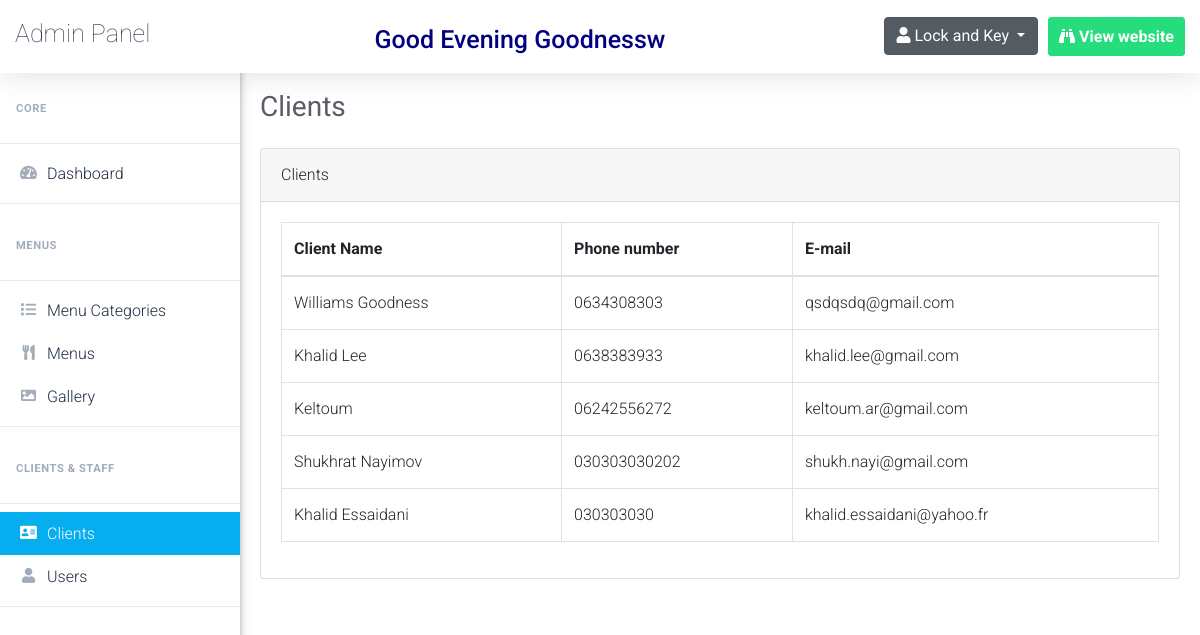
The app's page /admin/clients.php (signed in) with its own data.
### tables this page shows
CREATE TABLE `users` (
  `user_id` int(2) NOT NULL,
  `username` varchar(20) NOT NULL,
  `email` varchar(30) NOT NULL,
  `full_name` varchar(50) NOT NULL,
  `password` varchar(100) NOT NULL
);

CREATE TABLE `clients` (
  `client_id` int(5) NOT NULL,
  `client_name` varchar(50) NOT NULL,
  `client_phone` varchar(20) NOT NULL,
  `client_email` varchar(50) NOT NULL
);

### admin/clients.php (the view, shortened to what this page needs)
<?php
	$pageTitle = 'Clients';
	if(isset($_SESSION['username_restaurant_qRewacvAqzA']) && isset($_SESSION['password_restaurant_qRewacvAqzA']))
	{
		include 'connect.php';
		include 'Includes/templates/header.php';
		include 'Includes/templates/navbar.php';
        ?>
        <?php
            $do = 'Manage';
            if($do == "Manage")
            {
                $stmt = $con->prepare("SELECT * FROM clients");
                $stmt->execute();
                $clients = $stmt->fetchAll();
            ?>
                <div class="card">
                    <div class="card-header">
                        <?php echo $pageTitle; ?>
                    </div>
                    <div class="card-body">
                        <table class="table table-bordered clients-table">
                            <thead>
                                <tr>
                                    <th scope="col">Client Name</th>
                                    <th scope="col">Phone number</th>
                                    <th scope="col">E-mail</th>
                                </tr>
                            </thead>
                            <tbody>
                                <?php
                                    foreach($clients as $client)
                                    {
                                        echo "<tr>";
                                            echo "<td>";
                                                echo $client['client_name'];
                                            echo "</td>";
                                            echo "<td>";
                                                echo $client['client_phone'];
                                            echo "</td>";
                                            echo "<td>";
                                                echo $client['client_email'];
                                            echo "</td>";
                                        echo "</tr>";
                                    }
                                ?>
                            </tbody>
                        </table>
                    </div>
                </div>
            <?php
            }
        include 'Includes/templates/footer.php';
    }
    else
    {
        header('Location: index.php');
        exit();
    }
?>

### admin/Includes/templates/navbar.php (shortened to what this page needs)
<?php
    $id = $_SESSION['userid_restaurant_qRewacvAqzA'];
    $sql = $con->prepare("SELECT * FROM `users` WHERE `user_id`= '$id' ");
    $sql->execute();
    $fetch = $sql->fetch();
    $t=date("H");
    if ($t<"10") {
    $greeting =  "Good Morning";
}
    elseif ($t<"15") {
    $greeting = "Good Day";
}
    else {
    $greeting = "Good Evening";
}
?>
    <header class="headerMenu сlearfix sb-page-header">
        <div class="nav-header">
            <a class="navbar-brand" href="">
                Admin Panel
            </a>
        </div>
         <center><h4 class="welcomemssg"><?php echo "$greeting ". $fetch['username']?></h4></center>
        <div class="nav-controls top-nav">
            <ul class="nav top-menu">
                <li id="user-btn" class="main-li dropdown" style="background:none;">
                    <div class="dropdown show">
                        <a class="btn btn-secondary dropdown-toggle" href="#" role="button" id="dropdownMenuLink" data-toggle="dropdown" aria-haspopup="true" aria-expanded="false">
                            <i class="fa fa-user"></i>
                            <span class="username">Lock and Key</span>
                        </a>
                    </div>
                </li>
                <li class="main-li webpage-btn">
                    <a class="nav-item-button " href="../" target="_blank">
                        <i class="fas fa-binoculars"></i>
                        <span>View website</span>
                    </a>
                </li>
            </ul>
        </div>
    </header>
    <aside class="vertical-menu" id="vertical-menu">
        <div>
            <ul class="menu-bar">
                <div class="sidenav-menu-heading">
                    Core
                </div>
                <div class="dropdown-divider"></div>
                <li>
                    <a href="dashboard.php" class="a-verMenu dashboard_link">
                        <i class="fas fa-tachometer-alt icon-ver"></i>
                        <span style="padding-left:6px;">Dashboard</span>
                    </a>
                </li>
                <div class="dropdown-divider"></div>
                <div class="sidenav-menu-heading">
                    Menus
                </div>
                <div class="dropdown-divider"></div>
                <li>
                    <a href="menu_categories.php" class="a-verMenu menu_categories_link">
                        <i class="fas fa-list icon-ver"></i>
                        <span style="padding-left:6px;">Menu Categories</span>
                    </a>
                </li>
                <li>
                    <a href="menus.php" class="a-verMenu menus_link">
                        <i class="fas fa-utensils icon-ver"></i>
                        <span style="padding-left:6px;">Menus</span>
                    </a>
                </li>
                <li>
                    <a href="gallery.php" class="a-verMenu gallery_link">
                        <i class="far fa-image icon-ver"></i>
                        <span style="padding-left:6px;">Gallery</span>
                    </a>
                </li>
                <div class="dropdown-divider"></div>
                <div class="sidenav-menu-heading">
                    Clients & Staff
                </div>
                <div class="dropdown-divider"></div>
                <li>
                    <a href="clients.php" class="a-verMenu clients_link">
                        <i class="far fa-address-card icon-ver"></i>
                        <span style="padding-left:6px;">Clients</span>
                    </a>
                </li>
                <li>
                    <a href="users.php" class="a-verMenu users_link">
                        <i class="far fa-user icon-ver"></i>
                        <span style="padding-left:6px;">Users</span>
                    </a>
                </li>
                <div class="dropdown-divider"></div>
            </ul>
        </div>
    </aside>
    <div id="content" style="margin-left:240px;">
        <section class="content-wrapper" style="width: 100%;padding: 70px 0 0;">
            <div class="inside-page" style="padding:20px">
                <div class="page_title_top" style="margin-bottom: 1.5rem!important;">
                    <h1 style="color: #5a5c69!important;font-size: 1.75rem;font-weight: 400;line-height: 1.2;">
                        <?php echo $pageTitle; ?>
                    </h1>
                </div>

### admin/Design/css/main2.css (style rules this page uses)
a, a:hover { text-decoration: none !important; }
ul { display: block; list-style: none; padding: 0; margin: 0; }
html { scroll-behavior: smooth; }
body { font-family: 'Roboto', sans-serif; font-size: 16px; line-height: 28px; font-weight: 300; }
.headerMenu { position: fixed; left: 0; right: 0; top: 0; display: -ms-flexbox; display: flex; -webkit-box-pack: justify; -ms-flex-pack: justify; justify-content: space-between; -webkit-box-align: center; -ms-flex-align: center; align-items: center; -ms-flex-wrap: wrap; flex-wrap: wrap; z-index: 1002; background: #fff; min-height: 60px; padding: 10px 15px; box-shadow: 0 .15rem 1.75rem 0 rgba(58,59,69,.15); }
.nav-item-button { padding: 10px; line-height: 1;display: block; border: 1px solid #f0f0f8; background-color: #fff; text-decoration: none; border-radius: 3px; color: #66686d; }
.navbar-brand { font-family: inherit; color: #323f52; height: inherit; padding: 0px; line-height: 0px; font-weight: lighter; font-size: 25px; }
.sidenav-menu-heading { padding: 1.25rem 1rem 0.75rem; font-size: 0.7rem; font-weight: bold; text-transform: uppercase; letter-spacing: 0.05em; color: #a2acba; }
.active_link { text-decoration: none; background: #06adef; color: #fff !important; }
.active_link i { color: #fff !important; }
.vertical-menu { width:240px; float: left; height: 100%; position: fixed; background: #fff; top: 0; bottom: 0; z-index: 300; -moz-box-shadow: -3px 0 10px 0 #555; -webkit-box-shadow: -3px 0 10px 0 #555; box-shadow: -3px 0 10px 0 #555; }
.vertical-menu .menu-bar { padding:0px; margin:0px; margin-top: 75px; position: relative; }
.a-verMenu { display: -webkit-box; display: flex; -webkit-box-align: center; align-items: center; line-height: normal; padding-top: 0.75rem; padding-bottom: 0.75rem; position: relative; color: #1f2d41; padding: 0.75rem 1rem; }
.icon-ver { width: 25px; height: 18px; text-align: center; font-size: 15px; background: none; margin: 0; padding: 0; color: #a2acba; font-weight: 900; display: block; }
.top-menu { display: -webkit-box; display: -ms-flexbox; display: flex; -ms-flex-wrap: wrap; flex-wrap: wrap; padding-left: 0; margin-bottom: 0; list-style: none; }
.webpage-btn .nav-item-button { font-weight: 700; color: #fff; background: #26dd7d; border: 1px solid #26dd7d; }
.top-nav .top-menu .main-li { float: left; margin-left: 10px; }

### admin/Includes/templates/navbar.php (style rules this page uses)
.welcomemssg { color: navy; margin-top: 15px; font-size: 25px !important; }

### records on screen
users: username "Goodnessw"
clients: client_name "Williams Goodness", client_phone "0634308303", client_email "qsdqsdq@gmail.com"
clients: client_name "Khalid Lee", client_phone "0638383933", client_email "khalid.lee@gmail.com"
clients: client_name "Keltoum", client_phone "06242556272", client_email "keltoum.ar@gmail.com"
clients: client_name "Shukhrat Nayimov", client_phone "030303030202", client_email "shukh.nayi@gmail.com"
clients: client_name "Khalid Essaidani", client_phone "030303030", client_email "khalid.essaidani@yahoo.fr"

### other values on screen
$greeting "Good Evening"
$pageTitle "Clients"
